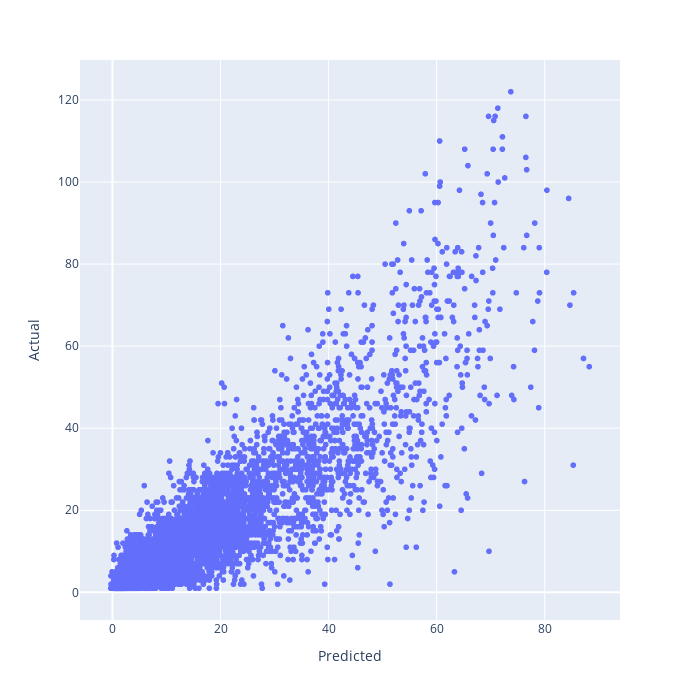

The cell this chart's notebook holds for it:
### Code cell
# Plot
import plotly.express as px
fig = px.scatter(
    x=y2['predict'],
    y=y_test,
    labels={'x':"Predicted", 'y':'Actual'},
    width=700,
    height=700
)

fig.show()

### Figure 1 — Plotly figure (JSON) as saved in the notebook; plotly's stock layout.template omitted (floating-point values rounded to 4 significant figures; data arrays with more than 128 entries replaced by an {"elided": "..."} marker saying what was removed)
{"data": [{"hovertemplate": "Predicted=%{x}<br>Actual=%{y}<extra></extra>", "legendgroup": "", "marker": {"color": "#636efa", "symbol": "circle"}, "mode": "markers", "name": "", "showlegend": false, "type": "scattergl", "x": {"elided": "5319 float values"}, "xaxis": "x", "y": {"elided": "5319 int values"}, "yaxis": "y"}], "layout": {"height": 700, "legend": {"tracegroupgap": 0}, "margin": {"t": 60}, "width": 700, "xaxis": {"anchor": "y", "domain": [0, 1], "title": {"text": "Predicted"}}, "yaxis": {"anchor": "x", "domain": [0, 1], "title": {"text": "Actual"}}}}
